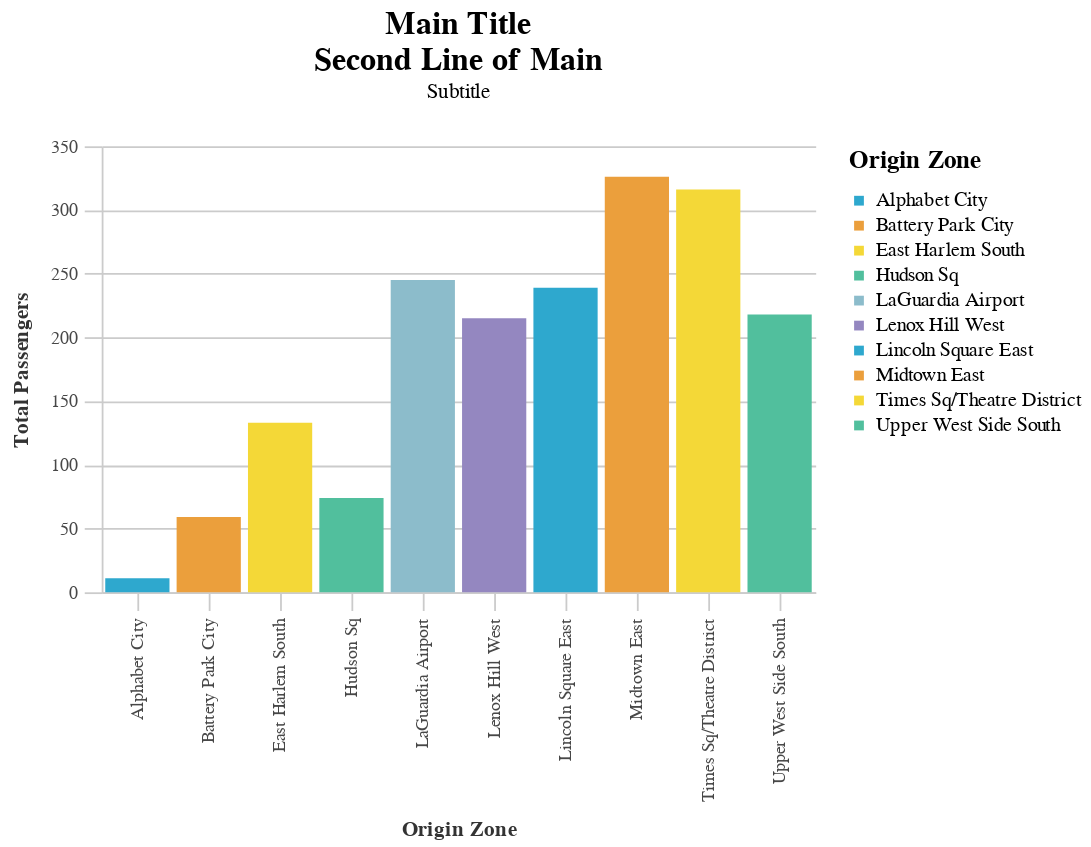
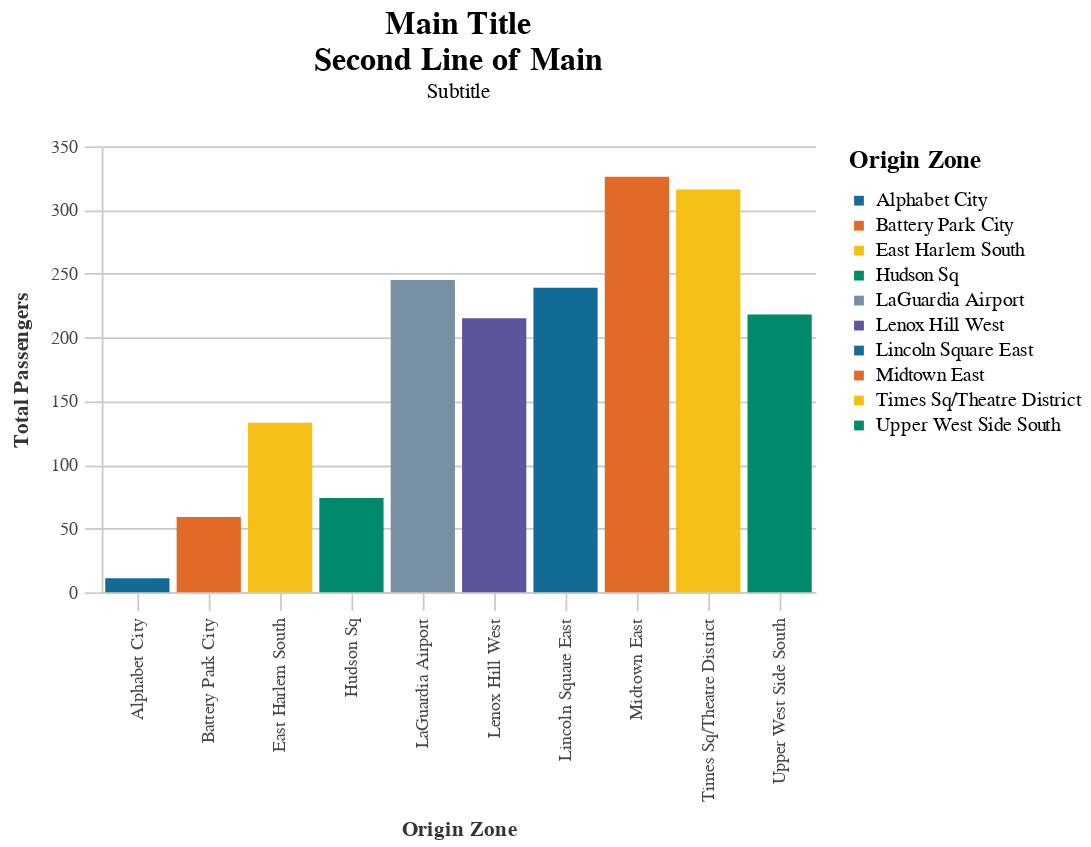
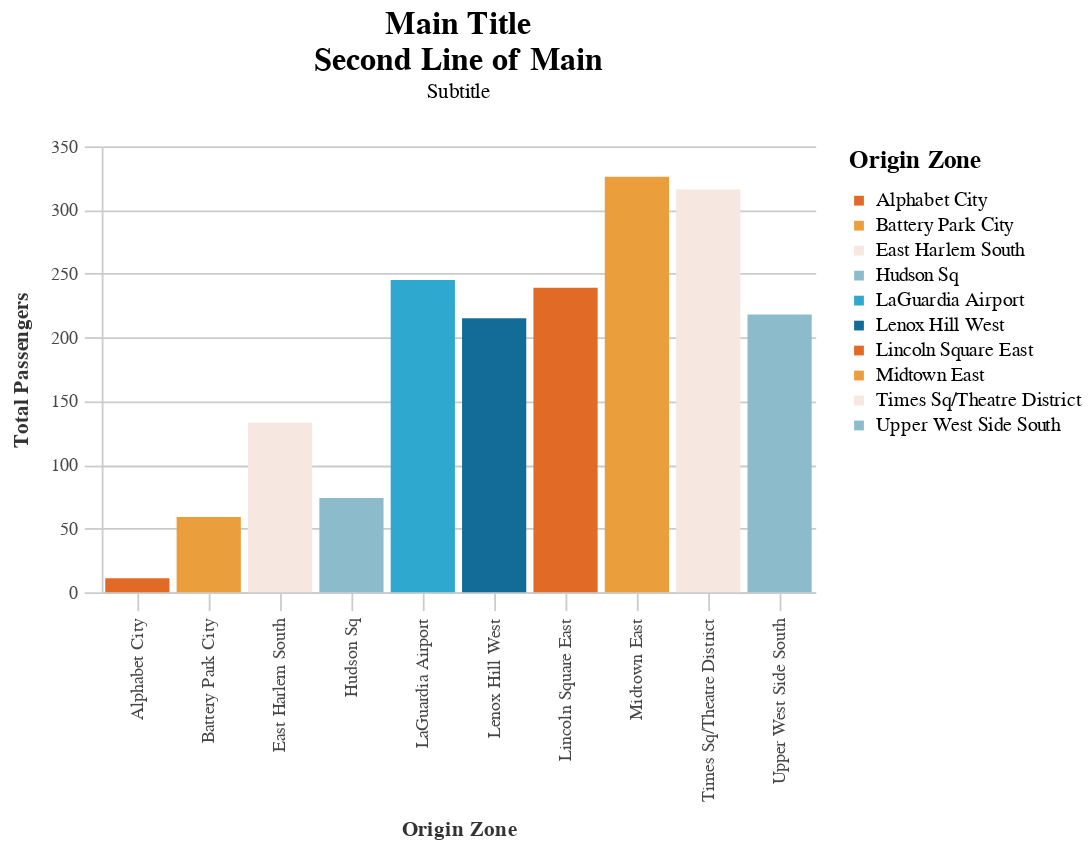
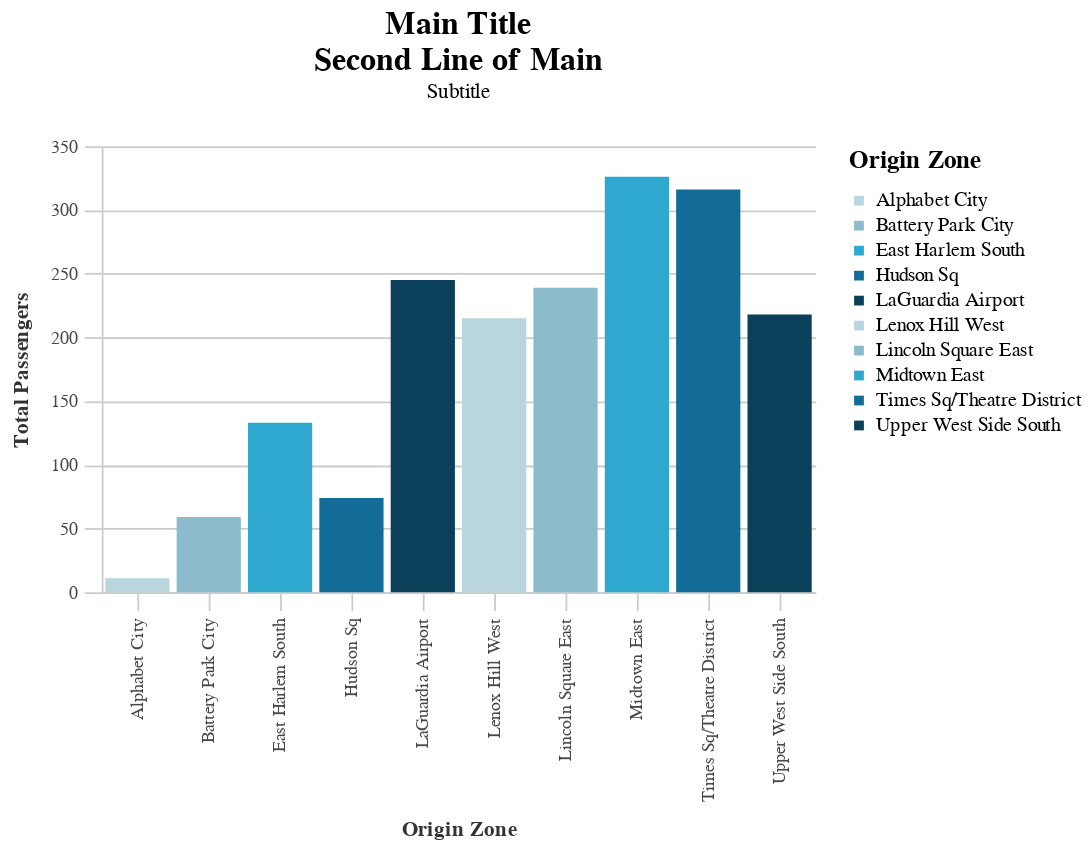

The code cell stored with these charts, in order, in its notebook:
### Code cell
def make_chart(df, colorscale):
    chart = (alt.Chart(df)
             .mark_bar()
             .encode(
                 x=alt.X("pickup_zone:N", title="Origin Zone"),
                 y=alt.Y("sum(passengers):Q", title="Total Passengers"),
                 color = alt.Color("pickup_zone:N", 
                                   scale=alt.Scale(range=colorscale),
                                   legend = alt.Legend(title="Origin Zone")
                                  ),
             ).properties(title={"text": ["Main Title", "Second Line of Main"], 
                                 "subtitle": "Subtitle"})
    )
    
    display(chart)

display(Markdown("### Bright"))
make_chart(df.head(10), cp.CALITP_CATEGORY_BRIGHT_COLORS)
display(Markdown("### Bold"))
make_chart(df.head(10), cp.CALITP_CATEGORY_BOLD_COLORS)
display(Markdown("### Diverging"))
make_chart(df.head(10), cp.CALITP_DIVERGING_COLORS)
display(Markdown("### Sequential"))
make_chart(df.head(10), cp.CALITP_SEQUENTIAL_COLORS)

### Figure 1 — Vega-Lite specification as saved in the notebook (floating-point values rounded to 4 significant figures)
{"width": 400, "height": 250, "background": "white", "config": {"title": {"fontSize": 18, "font": "Calibri", "anchor": "middle", "fontColor": "#333", "fontWeight": "bold", "offset": 20}, "header": {"labelFont": "Arial", "titleFont": "Calibri"}, "axis": {"domain": true, "domainColor": "#cbcbcb", "grid": true, "gridColor": "#cbcbcb", "gridWidth": 1, "labelColor": "#474747", "labelFontSize": 10, "titleColor": "#333", "tickColor": "#cbcbcb", "tickSize": 10, "titleFontSize": 12, "titlePadding": 10, "labelPadding": 4}, "axisBand": {"grid": false}, "range": {"category_bright": ["#2EA8CE", "#EB9F3C", "#F4D837", "#51BF9D", "#8CBCCB", "#9487C0"], "category_bold": ["#136C97", "#E16B26", "#F6BF16", "#00896B", "#7790A3", "#5B559C"], "diverging": ["#E16B26", "#EB9F3C", "#f6e7e1", "#8CBCCB", "#2EA8CE", "#136C97"], "sequential": ["#B9D6DF", "#8CBCCB", "#2EA8CE", "#136C97", "#0B405B"]}, "legend": {"labelFont": "Arial", "labelFontSize": 11, "symbolType": "square", "symbolSize": 30, "titleFont": "Calibri", "titleFontSize": 14, "titlePadding": 10, "padding": 1, "orient": "right", "labelLimit": 0}, "view": {"stroke": "transparent"}, "group": {"fill": "white"}, "arc": {"fill": "#8CBCCB"}, "area": {"fill": "#8CBCCB"}, "line": {"stroke": "#8CBCCB", "strokeWidth": 2}, "trail": {"color": "#8CBCCB", "stroke": "#8CBCCB", "strokeWidth": 0, "size": 1}, "path": {"stroke": "#8CBCCB", "strokeWidth": 0.5}, "rect": {"fill": "#8CBCCB"}, "point": {"filled": true, "shape": "circle"}, "shape": {"stroke": "#8CBCCB"}, "text": {"font": "Arial", "color": "#8CBCCB", "fontSize": 11, "align": "center", "fontWeight": 400, "size": 11}, "bar": {"binSpacing": 2, "fill": "#8CBCCB", "stroke": false}}, "data": {"name": "data-f095d1dda2503386762de9520b39097c"}, "mark": "bar", "encoding": {"color": {"type": "nominal", "field": "pickup_zone", "legend": {"title": "Origin Zone"}, "scale": {"range": ["#2EA8CE", "#EB9F3C", "#F4D837", "#51BF9D", "#8CBCCB", "#9487C0"]}}, "x": {"type": "nominal", "field": "pickup_zone", "title": "Origin Zone"}, "y": {"type": "quantitative", "aggregate": "sum", "field": "passengers", "title": "Total Passengers"}}, "title": {"text": ["Main Title", "Second Line of Main"], "subtitle": "Subtitle"}, "$schema": "https://vega.github.io/schema/vega-lite/v4.8.1.json", "datasets": {"data-f095d1dda2503386762de9520b39097c": [{"pickup_zone": "Lenox Hill West", "passengers": 215}, {"pickup_zone": "Upper West Side South", "passengers": 218}, {"pickup_zone": "Alphabet City", "passengers": 11}, {"pickup_zone": "Hudson Sq", "passengers": 74}, {"pickup_zone": "Midtown East", "passengers": 326}, {"pickup_zone": "Times Sq/Theatre District", "passengers": 316}, {"pickup_zone": "Battery Park City", "passengers": 59}, {"pickup_zone": "East Harlem South", "passengers": 133}, {"pickup_zone": "Lincoln Square East", "passengers": 239}, {"pickup_zone": "LaGuardia Airport", "passengers": 245}]}}

### Figure 2 — Vega-Lite specification as saved in the notebook (floating-point values rounded to 4 significant figures)
{"width": 400, "height": 250, "background": "white", "config": {"title": {"fontSize": 18, "font": "Calibri", "anchor": "middle", "fontColor": "#333", "fontWeight": "bold", "offset": 20}, "header": {"labelFont": "Arial", "titleFont": "Calibri"}, "axis": {"domain": true, "domainColor": "#cbcbcb", "grid": true, "gridColor": "#cbcbcb", "gridWidth": 1, "labelColor": "#474747", "labelFontSize": 10, "titleColor": "#333", "tickColor": "#cbcbcb", "tickSize": 10, "titleFontSize": 12, "titlePadding": 10, "labelPadding": 4}, "axisBand": {"grid": false}, "range": {"category_bright": ["#2EA8CE", "#EB9F3C", "#F4D837", "#51BF9D", "#8CBCCB", "#9487C0"], "category_bold": ["#136C97", "#E16B26", "#F6BF16", "#00896B", "#7790A3", "#5B559C"], "diverging": ["#E16B26", "#EB9F3C", "#f6e7e1", "#8CBCCB", "#2EA8CE", "#136C97"], "sequential": ["#B9D6DF", "#8CBCCB", "#2EA8CE", "#136C97", "#0B405B"]}, "legend": {"labelFont": "Arial", "labelFontSize": 11, "symbolType": "square", "symbolSize": 30, "titleFont": "Calibri", "titleFontSize": 14, "titlePadding": 10, "padding": 1, "orient": "right", "labelLimit": 0}, "view": {"stroke": "transparent"}, "group": {"fill": "white"}, "arc": {"fill": "#8CBCCB"}, "area": {"fill": "#8CBCCB"}, "line": {"stroke": "#8CBCCB", "strokeWidth": 2}, "trail": {"color": "#8CBCCB", "stroke": "#8CBCCB", "strokeWidth": 0, "size": 1}, "path": {"stroke": "#8CBCCB", "strokeWidth": 0.5}, "rect": {"fill": "#8CBCCB"}, "point": {"filled": true, "shape": "circle"}, "shape": {"stroke": "#8CBCCB"}, "text": {"font": "Arial", "color": "#8CBCCB", "fontSize": 11, "align": "center", "fontWeight": 400, "size": 11}, "bar": {"binSpacing": 2, "fill": "#8CBCCB", "stroke": false}}, "data": {"name": "data-f095d1dda2503386762de9520b39097c"}, "mark": "bar", "encoding": {"color": {"type": "nominal", "field": "pickup_zone", "legend": {"title": "Origin Zone"}, "scale": {"range": ["#136C97", "#E16B26", "#F6BF16", "#00896B", "#7790A3", "#5B559C"]}}, "x": {"type": "nominal", "field": "pickup_zone", "title": "Origin Zone"}, "y": {"type": "quantitative", "aggregate": "sum", "field": "passengers", "title": "Total Passengers"}}, "title": {"text": ["Main Title", "Second Line of Main"], "subtitle": "Subtitle"}, "$schema": "https://vega.github.io/schema/vega-lite/v4.8.1.json", "datasets": {"data-f095d1dda2503386762de9520b39097c": [{"pickup_zone": "Lenox Hill West", "passengers": 215}, {"pickup_zone": "Upper West Side South", "passengers": 218}, {"pickup_zone": "Alphabet City", "passengers": 11}, {"pickup_zone": "Hudson Sq", "passengers": 74}, {"pickup_zone": "Midtown East", "passengers": 326}, {"pickup_zone": "Times Sq/Theatre District", "passengers": 316}, {"pickup_zone": "Battery Park City", "passengers": 59}, {"pickup_zone": "East Harlem South", "passengers": 133}, {"pickup_zone": "Lincoln Square East", "passengers": 239}, {"pickup_zone": "LaGuardia Airport", "passengers": 245}]}}

### Figure 3 — Vega-Lite specification as saved in the notebook (floating-point values rounded to 4 significant figures)
{"width": 400, "height": 250, "background": "white", "config": {"title": {"fontSize": 18, "font": "Calibri", "anchor": "middle", "fontColor": "#333", "fontWeight": "bold", "offset": 20}, "header": {"labelFont": "Arial", "titleFont": "Calibri"}, "axis": {"domain": true, "domainColor": "#cbcbcb", "grid": true, "gridColor": "#cbcbcb", "gridWidth": 1, "labelColor": "#474747", "labelFontSize": 10, "titleColor": "#333", "tickColor": "#cbcbcb", "tickSize": 10, "titleFontSize": 12, "titlePadding": 10, "labelPadding": 4}, "axisBand": {"grid": false}, "range": {"category_bright": ["#2EA8CE", "#EB9F3C", "#F4D837", "#51BF9D", "#8CBCCB", "#9487C0"], "category_bold": ["#136C97", "#E16B26", "#F6BF16", "#00896B", "#7790A3", "#5B559C"], "diverging": ["#E16B26", "#EB9F3C", "#f6e7e1", "#8CBCCB", "#2EA8CE", "#136C97"], "sequential": ["#B9D6DF", "#8CBCCB", "#2EA8CE", "#136C97", "#0B405B"]}, "legend": {"labelFont": "Arial", "labelFontSize": 11, "symbolType": "square", "symbolSize": 30, "titleFont": "Calibri", "titleFontSize": 14, "titlePadding": 10, "padding": 1, "orient": "right", "labelLimit": 0}, "view": {"stroke": "transparent"}, "group": {"fill": "white"}, "arc": {"fill": "#8CBCCB"}, "area": {"fill": "#8CBCCB"}, "line": {"stroke": "#8CBCCB", "strokeWidth": 2}, "trail": {"color": "#8CBCCB", "stroke": "#8CBCCB", "strokeWidth": 0, "size": 1}, "path": {"stroke": "#8CBCCB", "strokeWidth": 0.5}, "rect": {"fill": "#8CBCCB"}, "point": {"filled": true, "shape": "circle"}, "shape": {"stroke": "#8CBCCB"}, "text": {"font": "Arial", "color": "#8CBCCB", "fontSize": 11, "align": "center", "fontWeight": 400, "size": 11}, "bar": {"binSpacing": 2, "fill": "#8CBCCB", "stroke": false}}, "data": {"name": "data-f095d1dda2503386762de9520b39097c"}, "mark": "bar", "encoding": {"color": {"type": "nominal", "field": "pickup_zone", "legend": {"title": "Origin Zone"}, "scale": {"range": ["#E16B26", "#EB9F3C", "#f6e7e1", "#8CBCCB", "#2EA8CE", "#136C97"]}}, "x": {"type": "nominal", "field": "pickup_zone", "title": "Origin Zone"}, "y": {"type": "quantitative", "aggregate": "sum", "field": "passengers", "title": "Total Passengers"}}, "title": {"text": ["Main Title", "Second Line of Main"], "subtitle": "Subtitle"}, "$schema": "https://vega.github.io/schema/vega-lite/v4.8.1.json", "datasets": {"data-f095d1dda2503386762de9520b39097c": [{"pickup_zone": "Lenox Hill West", "passengers": 215}, {"pickup_zone": "Upper West Side South", "passengers": 218}, {"pickup_zone": "Alphabet City", "passengers": 11}, {"pickup_zone": "Hudson Sq", "passengers": 74}, {"pickup_zone": "Midtown East", "passengers": 326}, {"pickup_zone": "Times Sq/Theatre District", "passengers": 316}, {"pickup_zone": "Battery Park City", "passengers": 59}, {"pickup_zone": "East Harlem South", "passengers": 133}, {"pickup_zone": "Lincoln Square East", "passengers": 239}, {"pickup_zone": "LaGuardia Airport", "passengers": 245}]}}

### Figure 4 — Vega-Lite specification as saved in the notebook (floating-point values rounded to 4 significant figures)
{"width": 400, "height": 250, "background": "white", "config": {"title": {"fontSize": 18, "font": "Calibri", "anchor": "middle", "fontColor": "#333", "fontWeight": "bold", "offset": 20}, "header": {"labelFont": "Arial", "titleFont": "Calibri"}, "axis": {"domain": true, "domainColor": "#cbcbcb", "grid": true, "gridColor": "#cbcbcb", "gridWidth": 1, "labelColor": "#474747", "labelFontSize": 10, "titleColor": "#333", "tickColor": "#cbcbcb", "tickSize": 10, "titleFontSize": 12, "titlePadding": 10, "labelPadding": 4}, "axisBand": {"grid": false}, "range": {"category_bright": ["#2EA8CE", "#EB9F3C", "#F4D837", "#51BF9D", "#8CBCCB", "#9487C0"], "category_bold": ["#136C97", "#E16B26", "#F6BF16", "#00896B", "#7790A3", "#5B559C"], "diverging": ["#E16B26", "#EB9F3C", "#f6e7e1", "#8CBCCB", "#2EA8CE", "#136C97"], "sequential": ["#B9D6DF", "#8CBCCB", "#2EA8CE", "#136C97", "#0B405B"]}, "legend": {"labelFont": "Arial", "labelFontSize": 11, "symbolType": "square", "symbolSize": 30, "titleFont": "Calibri", "titleFontSize": 14, "titlePadding": 10, "padding": 1, "orient": "right", "labelLimit": 0}, "view": {"stroke": "transparent"}, "group": {"fill": "white"}, "arc": {"fill": "#8CBCCB"}, "area": {"fill": "#8CBCCB"}, "line": {"stroke": "#8CBCCB", "strokeWidth": 2}, "trail": {"color": "#8CBCCB", "stroke": "#8CBCCB", "strokeWidth": 0, "size": 1}, "path": {"stroke": "#8CBCCB", "strokeWidth": 0.5}, "rect": {"fill": "#8CBCCB"}, "point": {"filled": true, "shape": "circle"}, "shape": {"stroke": "#8CBCCB"}, "text": {"font": "Arial", "color": "#8CBCCB", "fontSize": 11, "align": "center", "fontWeight": 400, "size": 11}, "bar": {"binSpacing": 2, "fill": "#8CBCCB", "stroke": false}}, "data": {"name": "data-f095d1dda2503386762de9520b39097c"}, "mark": "bar", "encoding": {"color": {"type": "nominal", "field": "pickup_zone", "legend": {"title": "Origin Zone"}, "scale": {"range": ["#B9D6DF", "#8CBCCB", "#2EA8CE", "#136C97", "#0B405B"]}}, "x": {"type": "nominal", "field": "pickup_zone", "title": "Origin Zone"}, "y": {"type": "quantitative", "aggregate": "sum", "field": "passengers", "title": "Total Passengers"}}, "title": {"text": ["Main Title", "Second Line of Main"], "subtitle": "Subtitle"}, "$schema": "https://vega.github.io/schema/vega-lite/v4.8.1.json", "datasets": {"data-f095d1dda2503386762de9520b39097c": [{"pickup_zone": "Lenox Hill West", "passengers": 215}, {"pickup_zone": "Upper West Side South", "passengers": 218}, {"pickup_zone": "Alphabet City", "passengers": 11}, {"pickup_zone": "Hudson Sq", "passengers": 74}, {"pickup_zone": "Midtown East", "passengers": 326}, {"pickup_zone": "Times Sq/Theatre District", "passengers": 316}, {"pickup_zone": "Battery Park City", "passengers": 59}, {"pickup_zone": "East Harlem South", "passengers": 133}, {"pickup_zone": "Lincoln Square East", "passengers": 239}, {"pickup_zone": "LaGuardia Airport", "passengers": 245}]}}
